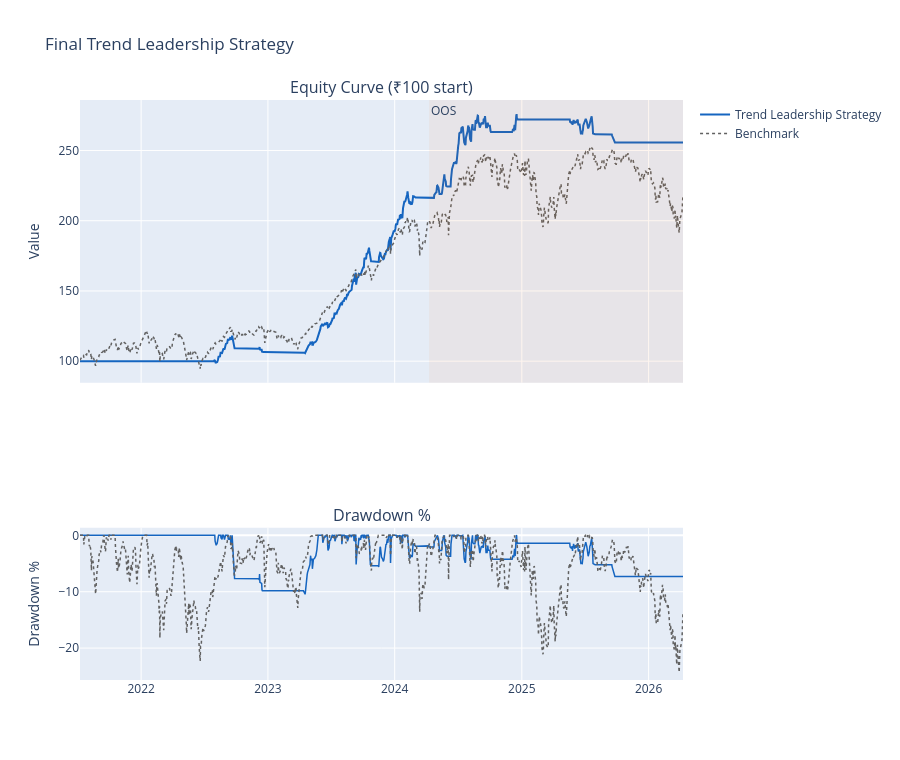

The code cell stored with this chart in its notebook:
### Markdown cell above
## 5. Equity curve and drawdown

### Code cell
def equity_curve(ret_series, init=100):
    return (1 + ret_series).cumprod() * init

strat_eq = equity_curve(strat_ret.dropna())
bm_eq = equity_curve(bm_ret.dropna())

fig = make_subplots(
    rows=2,
    cols=1,
    shared_xaxes=True,
    row_heights=[0.65, 0.35],
    subplot_titles=['Equity Curve (₹100 start)', 'Drawdown %']
 )

fig.add_trace(
    go.Scatter(x=strat_eq.index, y=strat_eq, name='Trend Leadership Strategy', line=dict(color='#1565C0', width=2)),
    row=1,
    col=1
 )
fig.add_trace(
    go.Scatter(x=bm_eq.index, y=bm_eq, name='Benchmark', line=dict(color='#616161', width=1.5, dash='dot')),
    row=1,
    col=1
 )

strat_dd = (strat_eq - strat_eq.cummax()) / strat_eq.cummax() * 100
bm_dd = (bm_eq - bm_eq.cummax()) / bm_eq.cummax() * 100
fig.add_trace(
    go.Scatter(x=strat_dd.index, y=strat_dd, name='Strategy DD', line=dict(color='#1565C0', width=1.5), showlegend=False),
    row=2,
    col=1
 )
fig.add_trace(
    go.Scatter(x=bm_dd.index, y=bm_dd, name='Benchmark DD', line=dict(color='#616161', width=1.5, dash='dot'), showlegend=False),
    row=2,
    col=1
 )
fig.add_vrect(x0=split_date, x1=close_all.index[-1], fillcolor='rgba(255,100,0,0.06)', line_width=0, annotation_text='OOS', annotation_position='top left', row=1, col=1)

fig.update_layout(height=760, title='Final Trend Leadership Strategy')
fig.update_yaxes(title_text='Value', row=1, col=1)
fig.update_yaxes(title_text='Drawdown %', row=2, col=1)
fig.show()

### Figure 1 — Plotly figure (JSON) as saved in the notebook; plotly's stock layout.template omitted (floating-point values rounded to 4 significant figures; data arrays with more than 128 entries replaced by an {"elided": "..."} marker saying what was removed)
{"data": [{"line": {"color": "#1565C0", "width": 2}, "name": "Trend Leadership Strategy", "type": "scatter", "x": {"elided": "1175 str values"}, "xaxis": "x", "y": {"elided": "1175 float values"}, "yaxis": "y"}, {"line": {"color": "#616161", "dash": "dot", "width": 1.5}, "name": "Benchmark", "type": "scatter", "x": {"elided": "1175 str values"}, "xaxis": "x", "y": {"elided": "1175 float values"}, "yaxis": "y"}, {"line": {"color": "#1565C0", "width": 1.5}, "name": "Strategy DD", "showlegend": false, "type": "scatter", "x": {"elided": "1175 str values"}, "xaxis": "x2", "y": {"elided": "1175 float values"}, "yaxis": "y2"}, {"line": {"color": "#616161", "dash": "dot", "width": 1.5}, "name": "Benchmark DD", "showlegend": false, "type": "scatter", "x": {"elided": "1175 str values"}, "xaxis": "x2", "y": {"elided": "1175 float values"}, "yaxis": "y2"}], "layout": {"annotations": [{"font": {"size": 16}, "showarrow": false, "text": "Equity Curve (₹100 start)", "x": 0.5, "xanchor": "center", "xref": "paper", "y": 1, "yanchor": "bottom", "yref": "paper"}, {"font": {"size": 16}, "showarrow": false, "text": "Drawdown %", "x": 0.5, "xanchor": "center", "xref": "paper", "y": 0.2625, "yanchor": "bottom", "yref": "paper"}, {"showarrow": false, "text": "OOS", "x": "2024-04-09T00:00:00", "xanchor": "left", "xref": "x", "y": 1, "yanchor": "top", "yref": "y domain"}], "height": 760, "shapes": [{"fillcolor": "rgba(255,100,0,0.06)", "line": {"width": 0}, "type": "rect", "x0": "2024-04-09T00:00:00", "x1": "2026-04-10T00:00:00", "xref": "x", "y0": 0, "y1": 1, "yref": "y domain"}], "title": {"text": "Final Trend Leadership Strategy"}, "xaxis": {"anchor": "y", "domain": [0, 1], "matches": "x2", "showticklabels": false}, "xaxis2": {"anchor": "y2", "domain": [0, 1]}, "yaxis": {"anchor": "x", "domain": [0.5125, 1], "title": {"text": "Value"}}, "yaxis2": {"anchor": "x2", "domain": [0, 0.2625], "title": {"text": "Drawdown %"}}}}
